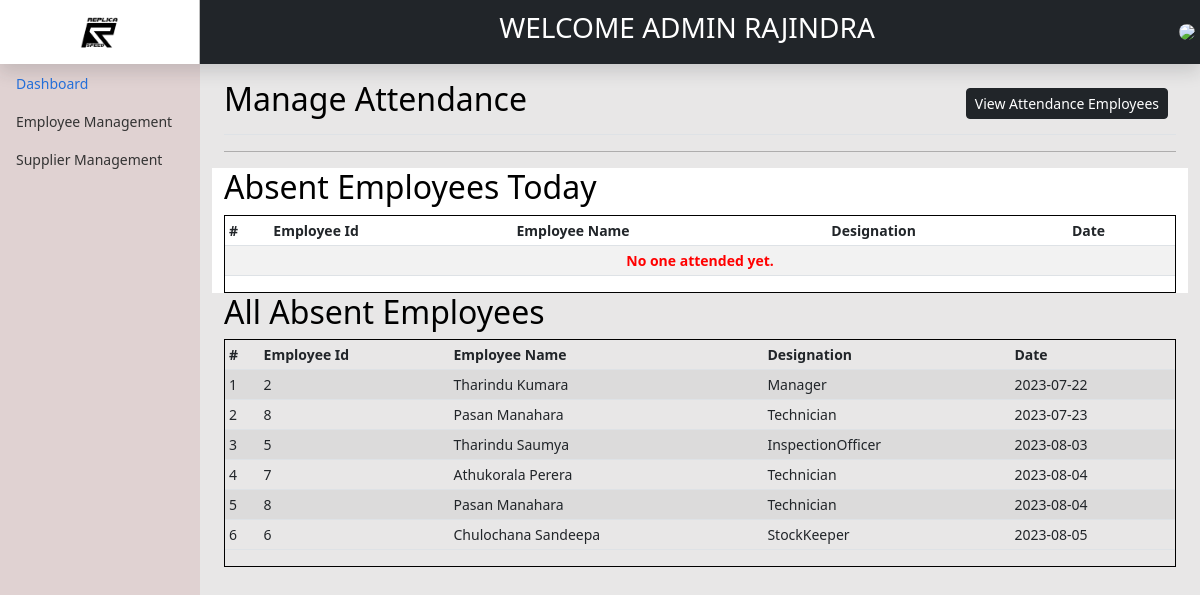
Screenshot of /backend/attendance/viewAbsentEmp.php (signed in) with the database file from the repository.
### tables this page shows
CREATE TABLE IF NOT EXISTS `empabsent` (
  `empAbsentId` int(11) NOT NULL AUTO_INCREMENT,
  `empId` int(11) NOT NULL,
  `Date` date NOT NULL,
  PRIMARY KEY (`empAbsentId`)
);

CREATE TABLE IF NOT EXISTS `users` (
  `UserId` int(11) NOT NULL AUTO_INCREMENT,
  `Title` varchar(10) NOT NULL,
  `UserImage` varchar(255) DEFAULT NULL,
  `FirstName` varchar(100) NOT NULL,
  `LastName` varchar(100) NOT NULL,
  `Email` varchar(255) NOT NULL,
  `Password` varchar(255) NOT NULL,
  `UserRole` varchar(100) NOT NULL,
  `depId` int(11) DEFAULT NULL,
  `HouseNo` varchar(100) NOT NULL,
  `Lane` varchar(100) NOT NULL,
  `Street` varchar(100) NOT NULL,
  `City` varchar(100) NOT NULL,
  `Gender` varchar(10) NOT NULL,
  `NIC` varchar(12) NOT NULL,
  `Status` int(1) NOT NULL,
  `passwordreset` varchar(255) DEFAULT NULL,
  `AddUser` int(11) DEFAULT NULL,
  `AddDate` date DEFAULT NULL,
  `UpdateUser` int(11) DEFAULT NULL,
  `UpdateDate` date DEFAULT NULL,
  PRIMARY KEY (`UserId`)
);

### backend/attendance/viewAbsentEmp.php (the view, shortened to what this page needs)
<?php
include'../header.php';
?>
<main class="col-md-9 ms-sm-auto col-lg-10 px-md-4">
    <div class="d-flex justify-content-between flex-wrap flex-md-nowrap align-items-center pt-3 pb-2 mb-3 border-bottom">
        <h1 class="h2">Manage Attendance</h1>
        <div class="btn-toolbar mb-2 mb-md-0">
            <div class="btn-group me-2">
                <a href="viewAttandance.php" class="btn btn-sm btn-dark">View Attendance Employees</a>
            </div>
        </div>
    </div>
    <hr>
    <div class="row">
        <div class ='col-12' style='background-color: white;'>
            <h2> Absent Employees Today</h2>
            <div class="table-responsive" style='border:1px black solid;'>
                <?php
                $db = dbconn();
                $Today = date('Y-m-d');
                $sqlAttendance = "SELECT u.FirstName,u.LastName,u.UserRole,u.UserId,emp.Date FROM empabsent emp "
                        . "LEFT JOIN users u ON emp.empId = u.UserId WHERE emp.Date='$Today'";
                $resultAttendance = $db->query($sqlAttendance);
                ?>
                <table class="table table-striped table-sm">
                    <thead>
                        <tr>
                            <th scope="col">#</th>
                            <th scope="col">Employee Id</th>
                            <th scope="col">Employee Name</th>
                            <th scope="col">Designation</th>
                            <th scope="col">Date</th>
                        </tr>
                    </thead>
                    <tbody>
                        <?php
                        if ($resultAttendance->num_rows > 0) {
                            $n = 1;
                            while ($row = $resultAttendance->fetch_assoc()) {
                                ?>
                                <tr>
                                    <td  scope="row"><?= $n ?></td>
                                    <td><?= $row['UserId'] ?></td>
                                    <td><?= $row['FirstName'] . ' ' . $row['LastName'] ?></td>
                                    <td><?= ucwords($row['UserRole']) ?></td>
                                    <td><?= $row['Date'] ?></td>
                                </tr>
                                <?php
                                $n++;
                            }
                        } else {
                            ?>
                            <tr>
                                <td colspan="6" style="color: red; text-align: center;font-weight: bold;">No one attended yet.</td>
                            </tr>
                            <?php
                        }
                        ?>
                    </tbody>
                </table>
            </div>
        </div>
        <div class='col-12'>
            <h2>All Absent Employees</h2>
            <div class="table-responsive" style='border:1px black solid;'>
                <?php
                $db = dbconn();
                $sqlAttendanceAll = "SELECT u.FirstName,u.LastName,u.UserRole,u.UserId,emp.Date FROM empabsent emp "
                        . "LEFT JOIN users u ON emp.empId = u.UserId";
                $resultAttendanceAll = $db->query($sqlAttendanceAll);
                ?>
                <table class="table table-striped table-sm">
                    <thead>
                        <tr>
                            <th scope="col">#</th>
                            <th scope="col">Employee Id</th>
                            <th scope="col">Employee Name</th>
                            <th scope="col">Designation</th>
                            <th scope="col">Date</th>
                        </tr>
                    </thead>
                    <tbody>
                        <?php
                        if ($resultAttendanceAll->num_rows > 0) {
                            $n = 1;
                            while ($row1 = $resultAttendanceAll->fetch_assoc()) {
                                ?>
                                <tr>
                                    <td  scope="row"><?= $n ?></td>
                                    <td><?= $row1['UserId'] ?></td>
                                    <td><?= $row1['FirstName'] . ' ' . $row1['LastName'] ?></td>
                                    <td><?= ucwords($row1['UserRole']) ?></td>
                                    <td><?= $row1['Date'] ?></td>
                                </tr>
                                <?php
                                $n++;
                            }
                        } else {
                            ?>
                            <tr>
                                <td colspan="6" style="color: red; text-align: center;font-weight: bold;">No one attended yet.</td>
                            </tr>
                            <?php
                        }
                        ?>
                    </tbody>
                </table>
            </div>
        </div>
    </div>
</main>
<?php
include'../footer.php';
?>

### backend/assets/css/dashboard.css (style rules this page uses)
body { font-size: .875rem; }

### rows the page displays
empabsent: users.UserId "2", users.FirstName "Tharindu", users.LastName "Kumara", users.UserRole "Manager", Date "2023-07-22"
empabsent: users.UserId "8", users.FirstName "Pasan", users.LastName "Manahara", users.UserRole "Technician", Date "2023-07-23"
empabsent: users.UserId "5", users.FirstName "Tharindu", users.LastName "Saumya", users.UserRole "InspectionOfficer", Date "2023-08-03"
empabsent: users.UserId "7", users.FirstName "Athukorala", users.LastName "Perera", users.UserRole "Technician", Date "2023-08-04"
empabsent: users.UserId "8", users.FirstName "Pasan", users.LastName "Manahara", users.UserRole "Technician", Date "2023-08-04"
empabsent: users.UserId "6", users.FirstName "Chulochana", users.LastName "Sandeepa", users.UserRole "StockKeeper", Date "2023-08-05"

### other values shown
$_SESSION["userrole"] "ADMIN"
$_SESSION["FirstName"] "RAJINDRA"
